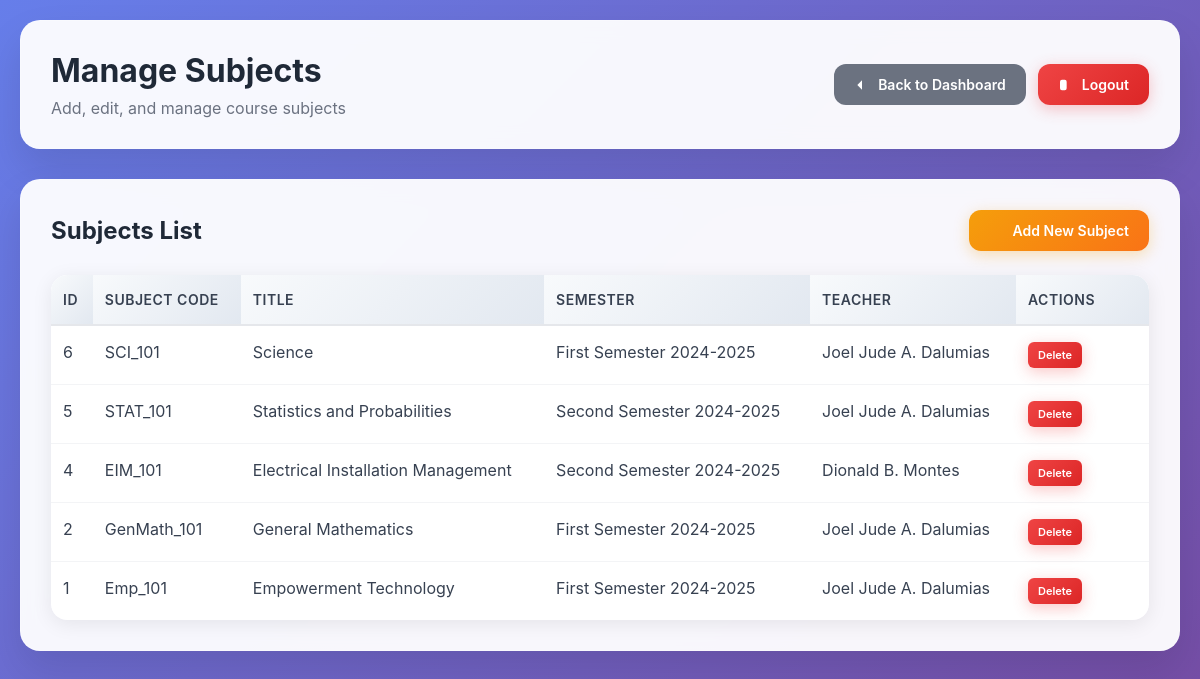
The app's page /admin/subjects.php (signed in) with its own data.
### tables this page shows
CREATE TABLE IF NOT EXISTS `subjects` (
  `id` int(11) NOT NULL AUTO_INCREMENT,
  `subject_code` varchar(50) NOT NULL,
  `title` varchar(150) NOT NULL,
  `semester_id` int(11) NOT NULL,
  `teacher_id` int(11) DEFAULT NULL,
  PRIMARY KEY (`id`),
  KEY `semester_id` (`semester_id`),
  KEY `teacher_id` (`teacher_id`)
);

CREATE TABLE IF NOT EXISTS `semesters` (
  `id` int(11) NOT NULL AUTO_INCREMENT,
  `name` varchar(100) NOT NULL,
  PRIMARY KEY (`id`)
);

CREATE TABLE IF NOT EXISTS `teachers` (
  `id` int(11) NOT NULL AUTO_INCREMENT,
  `full_name` varchar(150) NOT NULL,
  `username` varchar(100) NOT NULL,
  `password` varchar(255) NOT NULL,
  PRIMARY KEY (`id`),
  UNIQUE KEY `username` (`username`)
);

### admin/subjects.php (the view, shortened to what this page needs)
<?php
require_once '../config.php';
$action = isset($_GET['action']) ? $_GET['action'] : 'list';
?>
<!doctype html>
<html>
<head>
</head>
<body>
<div class="container">
  <div class="header">
    <div class="header-content">
      <div>
        <h1 class="page-title">Manage Subjects</h1>
        <p class="page-subtitle">Add, edit, and manage course subjects</p>
      </div>
      <div class="header-actions">
        <a class="button secondary" href="dashboard.php">
          <svg width="16" height="16" viewBox="0 0 24 24" fill="currentColor">
            <path d="M19 12H5m7-7l-7 7 7 7"/>
          </svg>
          Back to Dashboard
        </a>
        <a class="button danger" href="../logout.php">
          <svg width="16" height="16" viewBox="0 0 24 24" fill="currentColor">
            <path d="M17 16l4-4m0 0l-4-4m4 4H7m6 4v1a3 3 0 01-3 3H6a3 3 0 01-3-3V7a3 3 0 013-3h4a3 3 0 013 3v1"/>
          </svg>
          Logout
        </a>
      </div>
    </div>
  </div>
  <?php if ($action === 'list'): ?>
    <div class="content-card">
      <div style="display: flex; justify-content: space-between; align-items: center; margin-bottom: 24px;">
        <h2 style="margin: 0; color: #1f2937; font-size: 24px;">Subjects List</h2>
        <a class="button primary" href="subjects.php?action=addform">
          <svg width="16" height="16" viewBox="0 0 24 24" fill="currentColor">
            <path d="M12 4v16m8-8H4"/>
          </svg>
          Add New Subject
        </a>
      </div>
      <div class="table-container">
        <table class="table">
          <thead>
            <tr>
              <th>ID</th>
              <th>Subject Code</th>
              <th>Title</th>
              <th>Semester</th>
              <th>Teacher</th>
              <th>Actions</th>
            </tr>
          </thead>
          <tbody>
            <?php
            try {
              $res = $mysqli->query("SELECT s.*, sem.name as semester, t.full_name as teacher
                                     FROM subjects s
                                     JOIN semesters sem ON s.semester_id=sem.id
                                     LEFT JOIN teachers t ON s.teacher_id=t.id
                                     ORDER BY s.id DESC");
              if ($res) {
                while ($row = $res->fetch_assoc()):
            ?>
            <tr>
              <td><?= htmlspecialchars($row['id']) ?></td>
              <td><?= htmlspecialchars($row['subject_code']) ?></td>
              <td><?= htmlspecialchars($row['title']) ?></td>
              <td><?= htmlspecialchars($row['semester']) ?></td>
              <td><?= htmlspecialchars(isset($row['teacher']) && $row['teacher'] ? $row['teacher'] : 'Not assigned') ?></td>
              <td>
                <div class="action-buttons">
                  <a class="button danger" href="subjects.php?action=delete&id=<?= $row['id'] ?>" onclick="return confirm('Are you sure you want to delete this subject?')">Delete</a>
                </div>
              </td>
            </tr>
            <?php
                endwhile;
              } else {
                echo '<tr><td colspan="6" style="text-align: center; color: #6b7280; padding: 40px;">No subjects found or database error occurred.</td></tr>';
              }
            } catch (Exception $e) {
              echo '<tr><td colspan="6" style="text-align: center; color: #ef4444; padding: 40px;">Error loading subjects: ' . htmlspecialchars($e->getMessage()) . '</td></tr>';
            }
            ?>
          </tbody>
        </table>
      </div>
    </div>
  <?php endif; ?>
</div>
</body>
</html>

### admin/subjects.php (style rules this page uses)
* { margin: 0; padding: 0; box-sizing: border-box; }
body { font-family: -apple-system, BlinkMacSystemFont, 'Segoe UI', Roboto, sans-serif; background: linear-gradient(135deg, #667eea 0%, #764ba2 100%); min-height: 100vh; color: #1f2937; }
.container { max-width: 1200px; margin: 0 auto; padding: 20px; }
.header { background: rgba(255, 255, 255, 0.95); backdrop-filter: blur(10px); border-radius: 20px; padding: 30px; margin-bottom: 30px; box-shadow: 0 20px 40px rgba(0, 0, 0, 0.1); border: 1px solid rgba(255, 255, 255, 0.2); }
.header-content { display: flex; justify-content: space-between; align-items: center; flex-wrap: wrap; gap: 20px; }
.page-title { font-size: 32px; font-weight: 700; color: #1f2937; margin-bottom: 8px; }
.page-subtitle { color: #6b7280; font-size: 16px; }
.header-actions { display: flex; gap: 12px; align-items: center; }
.button { display: inline-flex; align-items: center; justify-content: center; padding: 12px 20px; border-radius: 12px; font-weight: 600; text-decoration: none; border: none; cursor: pointer; transition: all 0.3s ease; font-size: 14px; gap: 8px; }
.button.primary { background: linear-gradient(135deg, #f59e0b, #f97316); color: white; box-shadow: 0 4px 15px rgba(245, 158, 11, 0.3); }
.button.secondary { background: #6b7280; color: white; }
.button.danger { background: linear-gradient(135deg, #ef4444, #dc2626); color: white; box-shadow: 0 4px 15px rgba(239, 68, 68, 0.3); }
.content-card { background: rgba(255, 255, 255, 0.95); backdrop-filter: blur(10px); border-radius: 20px; padding: 30px; box-shadow: 0 20px 40px rgba(0, 0, 0, 0.1); border: 1px solid rgba(255, 255, 255, 0.2); margin-bottom: 30px; }
.table-container { overflow-x: auto; border-radius: 16px; box-shadow: 0 4px 20px rgba(0, 0, 0, 0.08); }
.table { width: 100%; border-collapse: collapse; background: white; border-radius: 16px; overflow: hidden; }
.table th { background: linear-gradient(135deg, #f8fafc, #e2e8f0); color: #374151; font-weight: 600; padding: 16px 12px; text-align: left; border-bottom: 2px solid #e5e7eb; font-size: 14px; text-transform: uppercase; letter-spacing: 0.5px; }
.table td { padding: 16px 12px; border-bottom: 1px solid #f3f4f6; color: #374151; vertical-align: top; }
.table tr:last-child td { border-bottom: none; }
.action-buttons { display: flex; gap: 6px; flex-wrap: nowrap; align-items: center; justify-content: flex-start; min-width: 100px; }
.action-buttons .button { padding: 6px 10px; font-size: 11px; border-radius: 6px; white-space: nowrap; flex-shrink: 0; min-width: 50px; text-align: center; }

### records on screen
subjects: id "6", subject_code "SCI_101", title "Science", semester.name "First Semester 2024-2025", teacher.full_name "Joel Jude A. Dalumias"
subjects: id "5", subject_code "STAT_101", title "Statistics and Probabilities", semester.name "Second Semester 2024-2025", teacher.full_name "Joel Jude A. Dalumias"
subjects: id "4", subject_code "EIM_101", title "Electrical Installation Management", semester.name "Second Semester 2024-2025", teacher.full_name "Dionald B. Montes"
subjects: id "2", subject_code "GenMath_101", title "General Mathematics", semester.name "First Semester 2024-2025", teacher.full_name "Joel Jude A. Dalumias"
subjects: id "1", subject_code "Emp_101", title "Empowerment Technology", semester.name "First Semester 2024-2025", teacher.full_name "Joel Jude A. Dalumias"
